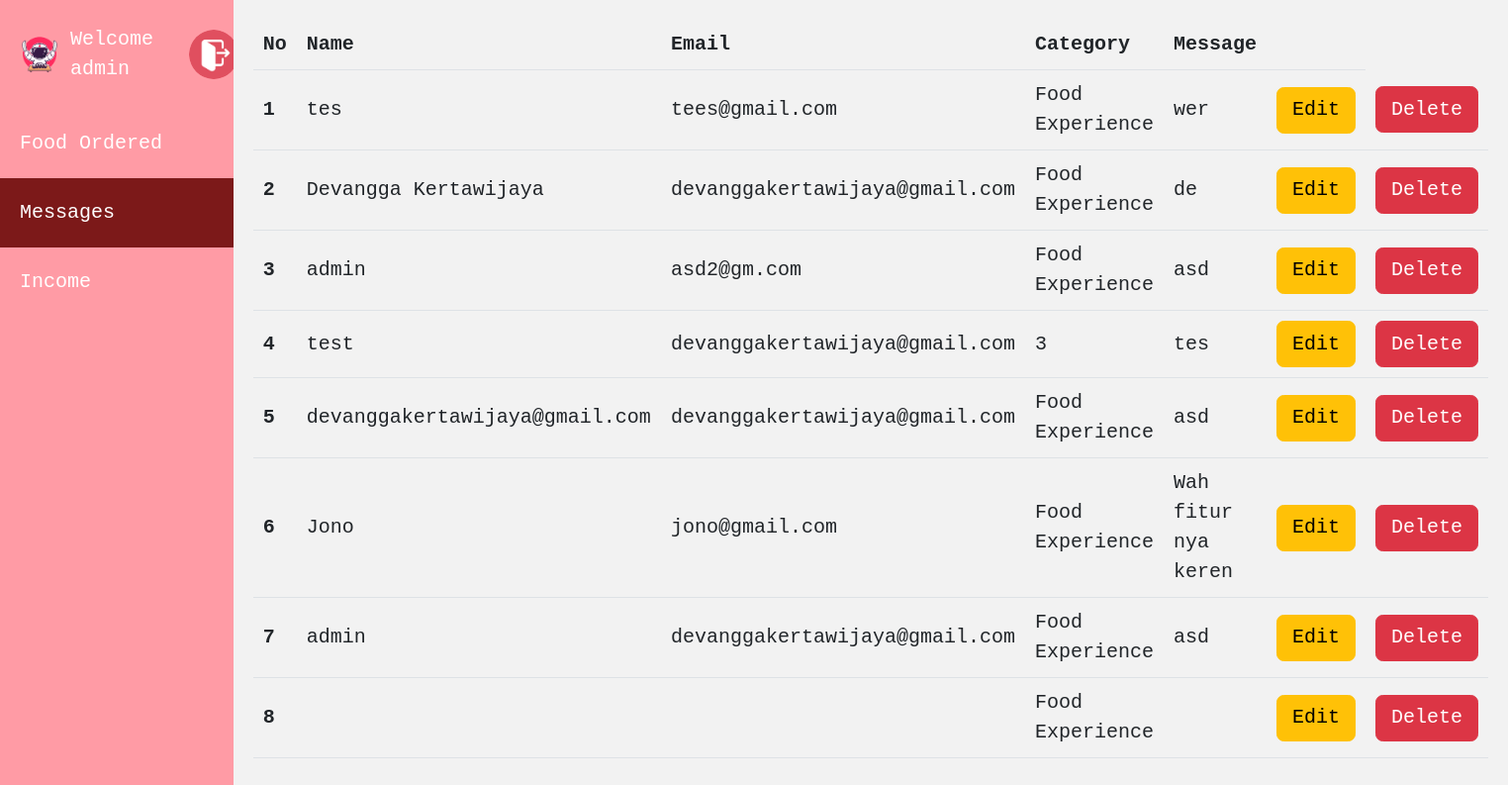
/message_panel.php (signed in), run on the app's committed database.
### tables this page shows
CREATE TABLE `messages` (
  `msg_id` int(10) NOT NULL,
  `name` varchar(100) NOT NULL,
  `email` varchar(100) NOT NULL,
  `category` varchar(100) NOT NULL,
  `message` text NOT NULL
);

### message_panel.php (the view, shortened to what this page needs)
<!DOCTYPE html>
<html lang="en">
    <link href="https://cdn.jsdelivr.net/npm/bootstrap@5.2.3/dist/css/bootstrap.min.css" rel="stylesheet">
    <link rel="stylesheet" href="style/admin.css">
</head>
<body>
<div id="pgside">
      <div id="pguser">
        <img src="assets/adminLogo.png"/>
        <i class="txt">Welcome  <?php echo $_SESSION['name']; ?></i>
        <a href="logout.php">
          <img src="assets/logout.png" alt="">
        </a>
      </div>
      <a href="admin_panel.php" >
        <i class="txt">Food Ordered</i>
      </a>
      <a href="message_panel.php" class="current">
        <i class="txt">Messages</i>
      </a>
      <a href="#">
        <i class="txt">Income</i>
      </a>
    </div>
    <main id="pgmain">
      <table class="table table-hover align-middle">
      <thead class=" align-middle">
          <tr>
            <th scope="col">No</th>
            <th scope="col">Name</th>
            <th scope="col">Email</th>
            <th scope="col">Category</th>
            <th scope="col">Message</th>
            <th scope="col"></th>
          </tr>
        </thead>
        <?php
            include "connection.php";
            $i=1;
            $query = mysqli_query($conn, 'SELECT * FROM messages');
            while ($data = mysqli_fetch_array($query)) {
        ?>
        <tbody>
          <tr>
            <th scope="row"><?php echo $i++?></th>
            <td><?php echo $data['name'] ?></td>
            <td><?php echo $data['email'] ?></td>
            <td><?php echo $data['category'] ?></td>
            <td><?php echo $data['message'] ?></td>
            <td>
                <a href="edit_message.php?msg_id=<?php echo $data['msg_id'];?>"><button type="button" class="btn btn-warning">Edit</button></a>
            </td>
            <td>
              <button type="button" class="btn btn-danger" onclick="confirm('<?php echo $data['msg_id'] ?>')">Delete</button>
            </td>
          </tr>
        </tbody>
        <?php } ?>
      </table>
    </main>
</body>
</html>

### style/admin.css (style rules this page uses)
* { margin: 0; padding: 0; font-family: monospace; font-size: x-large; box-sizing: border-box; }
body { display: flex; min-height: 100vh; padding: 0; margin: 0; }
#pgside { width: 15rem; transition: width 0.2s; background: #ff9ba5; }
#pgside #pguser { display: flex; align-items: center; padding: 10px 15px; gap: 0.3rem; }
#pgside #pguser img { width: 50px; border-radius: 50% }
#pgside #pguser a { width: 50px; border-radius: 50%; }
#pgside, #pgside a { color: #fff; }
#pgside a { display: block; padding: 20px; width: 100%; text-decoration: none; cursor: pointer; }
#pgside a.current { background: #7c1919; }
#pgside i.ico, #pgside i.txt { font-style: normal; }
#pgmain { flex-grow: 1; padding: 20px; background: #f2f2f2; }

### data on the page
messages: name "tes", email "tees@gmail.com", category "Food Experience", message "wer"
messages: name "Devangga Kertawijaya", email "devanggakertawijaya@gmail.com", category "Food Experience", message "de"
messages: name "admin", email "asd2@gm.com", category "Food Experience", message "asd"
messages: name "test", email "devanggakertawijaya@gmail.com", category "3", message "tes"
messages: name "devanggakertawijaya@gmail.com", email "devanggakertawijaya@gmail.com", category "Food Experience", message "asd"
messages: name "Jono", email "jono@gmail.com", category "Food Experience", message "Wah fitur nya keren"
messages: name "admin", email "devanggakertawijaya@gmail.com", category "Food Experience", message "asd"
messages: category "Food Experience"

### other printed values
$_SESSION['name'] "admin"
